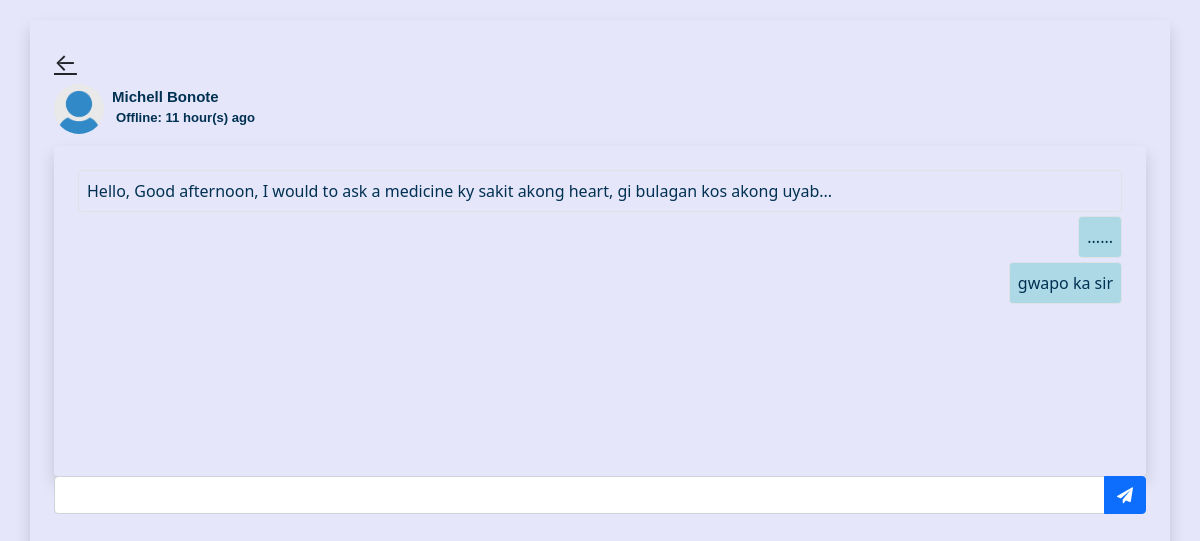
The page /chat1.php?user=420127525 (signed in) on the database its author committed.
### tables this page shows
CREATE TABLE `users` (
  `user_id` int NOT NULL,
  `adminname` varchar(250) NOT NULL,
  `adminpassword` varchar(250) NOT NULL,
  `name` varchar(255) NOT NULL,
  `idnumber` varchar(255) NOT NULL,
  `last_seen` datetime NOT NULL DEFAULT CURRENT_TIMESTAMP
);

CREATE TABLE `chats` (
  `chat_id` int NOT NULL,
  `from_id` int NOT NULL,
  `to_id` int NOT NULL,
  `message` text NOT NULL,
  `opened` tinyint(1) NOT NULL DEFAULT '0',
  `created_at` datetime NOT NULL DEFAULT CURRENT_TIMESTAMP
);

### app/helpers/user1.php (called while the page is built)
<?php
function getUser($idnumber, $conn){
   $sql = "SELECT * FROM users
           WHERE idnumber=?";
   $stmt = $conn->prepare($sql);
   $stmt->execute([$idnumber]);
   if ($stmt->rowCount() === 1) {
   	 $user = $stmt->fetch();
   	 return $user;
   }else {
   	$user = [];
   	return $user;
   }
}
?>

### app/helpers/timeAgo1.php (called while the page is built, shortened)
<?php
function last_seen($date_time){
   $timestamp = strtotime($date_time);
   $strTime = array("second", "minute", "hour", "day", "month", "year");
   $length = array("60","60","24","31","12","10");
   $currentTime = time();
   if($currentTime >= $timestamp) {
		$diff     = time()- $timestamp;
		for($i = 0; $diff >= $length[$i] && $i < count($length)-1; $i++) {
		$diff = $diff / $length[$i];
		}
		$diff = round($diff);
		if ($diff < 59 && $strTime[$i] == "second") {
			return 'Active';
		}else {
			return $diff . " " . $strTime[$i] . "(s) ago ";
		}
   }
}

### app/helpers/chat1.php (called while the page is built)
<?php
function getChats($id_1, $id_2, $conn){
   $sql = "SELECT * FROM chats
           WHERE (from_id=? AND to_id=?)
           OR    (to_id=? AND from_id=?)
           ORDER BY chat_id ASC";
    $stmt = $conn->prepare($sql);
    $stmt->execute([$id_1, $id_2, $id_1, $id_2]);
    if ($stmt->rowCount() > 0) {
    	$chats = $stmt->fetchAll();
    	return $chats;
    }else {
    	$chats = [];
    	return $chats;
    }
}

### chat1.php (the view, shortened to what this page needs)
<?php
  if (isset($_SESSION['adminpassword']))  {
  	include 'db.conn.php';
  	include 'app/helpers/user1.php';
  	include 'app/helpers/chat1.php';
  	include 'app/helpers/timeAgo1.php';
  	$chatWith = getUser($_GET['user'], $conn);
  	$chats = getChats($_SESSION['user_id'], $chatWith['user_id'], $conn);
?>
<!DOCTYPE html>
<html lang="en">
<head>
	<link href="https://cdn.jsdelivr.net/npm/bootstrap@5.0.1/dist/css/bootstrap.min.css" rel="stylesheet">
	<link rel="stylesheet" href="css/styles.css">
	<link rel="stylesheet" href="https://cdnjs.cloudflare.com/ajax/libs/font-awesome/4.7.0/css/font-awesome.min.css">
</head>
<body class="d-flex
             justify-content-center
             align-items-center
             vh-100">
    <div style="height:95%;width: 95%;" class="w-400 shadow p-4 rounded">
    	<a href="adminmessage.php"
    	   class="fs-4 link-dark">&#8592;</a>
    	   <div class="d-flex align-items-center">
    	   	  <img src="img/icon.png"
    	   	       class="w-15 rounded-circle" width="50px"height="50px">
               <h3 style="font-size:15px;font-weight:bold;font-family:'Poppins',sans-serif"class="display-4 fs-sm m-2">
               	  <?=$chatWith['name']?> <br>
               	  <div class="d-flex
               	              align-items-center"
               	        title="online">
               	    <?php
                        if (last_seen($chatWith['last_seen']) == "Active") {
               	    ?>
               	        <div class="online"></div>
               	        <small class="d-block p-1">Online <label class="led-green"></label></small>
               	  	<?php }else{ ?>
               	         <small class="d-block p-1">
               	         	Offline:
               	         	<?=last_seen($chatWith['last_seen'])?>
               	         </small>
               	  	<?php } ?>
               	  </div>
               </h3>
    	   </div>
    	   <div style="height:330px; overflow: scroll" class="shadow p-4 rounded
    	               d-flex flex-column
    	               mt-2 chat-box"
    	        id="chatBox">
    	        <?php
                     if (!empty($chats)) {
                     foreach($chats as $chat){
                     	if($chat['from_id'] == $_SESSION['user_id'])
                     	{ ?>
						<p style="background:lightblue" class="rtext align-self-end
						        border rounded p-2 mb-1">
						    <?=$chat['message']?>
						</p>
                    <?php }else{ ?>
					<p class="ltext border
					         rounded p-2 mb-1">
					    <?=$chat['message']?>
					</p>
                    <?php }
                     }
    	   	} ?>
    	   </div>
    	   <div class="input-group mb-3">
    	   	   <textarea style="height:30px; resize:none;" cols="3"
    	   	             id="message"
    	   	             class="form-control"></textarea>
    	   	   <button class="btn btn-primary"
    	   	           id="sendBtn">
    	   	   	  <i class="fa fa-paper-plane"></i>
    	   	   </button>
    	   </div>
    </div>
 </body>
 </html>
<?php
  }else{
  	header("Location: index.php");
   	exit;
  }
 ?>

### rows shown on the page
users: name "Michell Bonote", last_seen "11 hour(s) ago"
chats: message "Hello, Good afternoon, I would to ask a medicine ky sakit akong heart, gi bulagan kos akong uyab..."
chats: message "......"
chats: message "gwapo ka sir"
